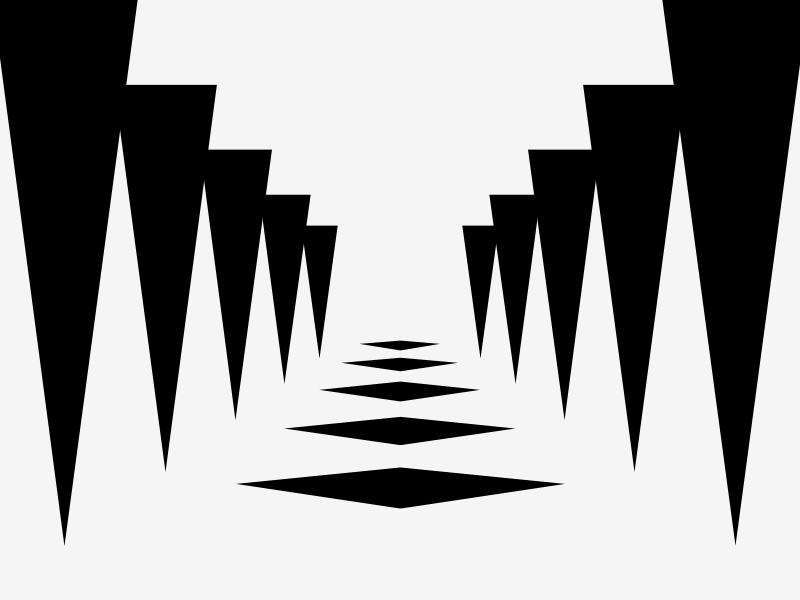
Frame 1 (no input)
Frame 60 (the mouse pressed at the canvas centre just before this capture): identical to frame 1, image omitted
Frame 120 (the mouse held since frame 60 and released just before this capture): identical to frame 1, image omitted

The Processing sketch that drew this single still picture (run headless with seeded random() and noise(); from frame 60 on, the mouse is pressed at the canvas centre):

// Processing sketch: Algol2D
// ── Algol2D.pde
// Processing 
PShape s;
final float scaleStep = 0.7;
final float goldenRatio = 1.618033988749;
final float pillarThickness = width / (20 * goldenRatio);
float halfWidth;
float halfHeight;


void setup()
{                                               // **change** void setup() to function setup()
    size(800,600);                            // **change** createCanvas() to createCanvas()
    
    halfWidth = width * 0.5;
    halfHeight = height * 0.5;
    smooth(8);

}

void draw() 
{    
  background(245);
  stroke(0);
  strokeWeight(16);
  fill(0);

  // **change** void draw() to function draw()
  translate(halfWidth, halfHeight);
  
   

  for (int i = 0; i <= 4; i++)
  {
    triangle(-halfWidth, -halfHeight, -halfWidth + halfWidth / pillarThickness, -halfHeight, - halfWidth + halfWidth / (pillarThickness * 2), halfHeight / goldenRatio);
    triangle(halfWidth, -halfHeight, halfWidth - halfWidth / pillarThickness, -halfHeight, halfWidth - halfWidth / (pillarThickness * 2), halfHeight / goldenRatio);
    quad(-100, halfHeight / goldenRatio, 0, halfHeight - 100, 100, halfHeight / goldenRatio, 0, halfHeight - 125);

    scale(scaleStep);

  }
}
